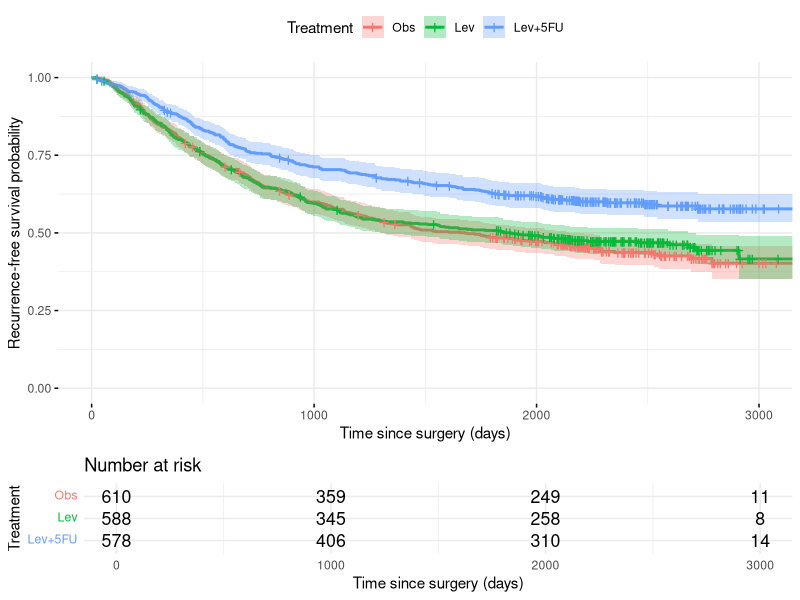
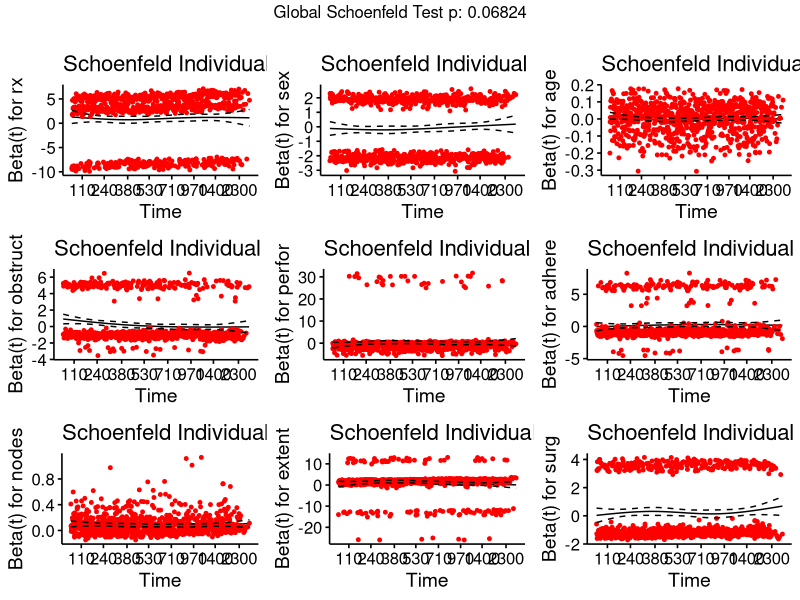
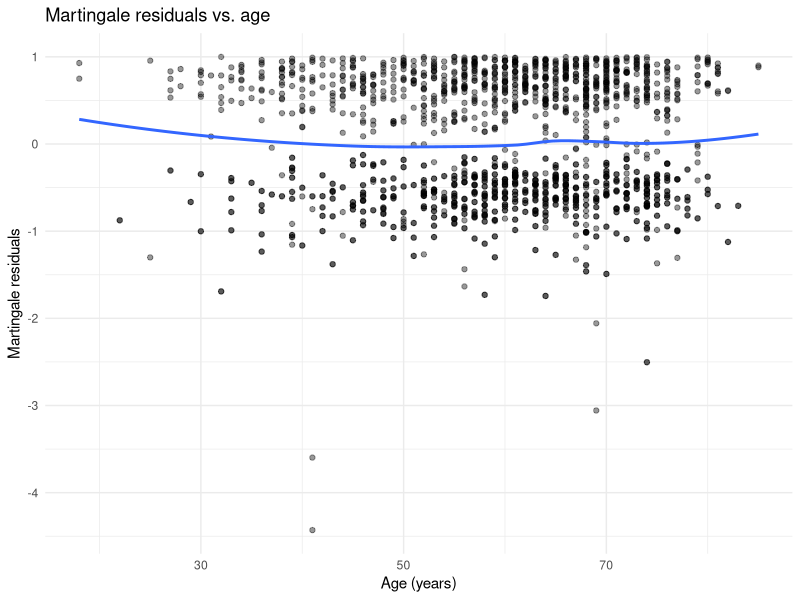
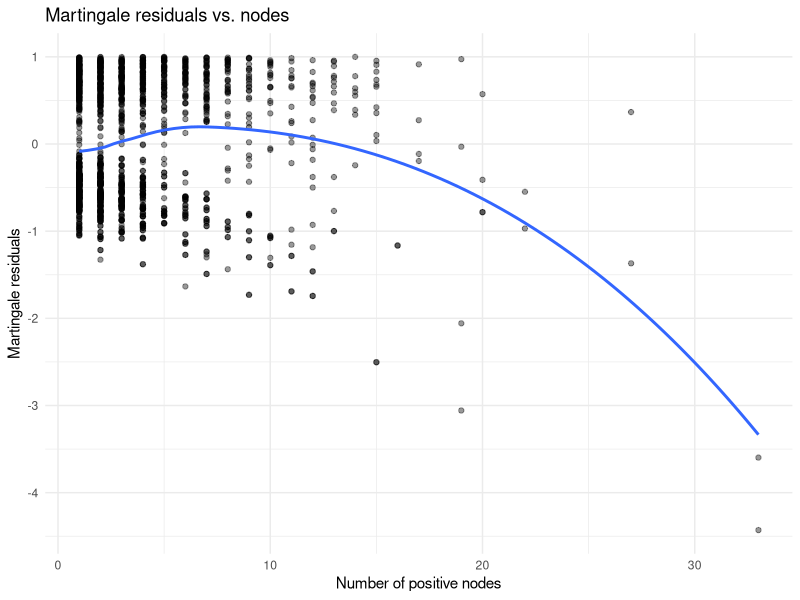
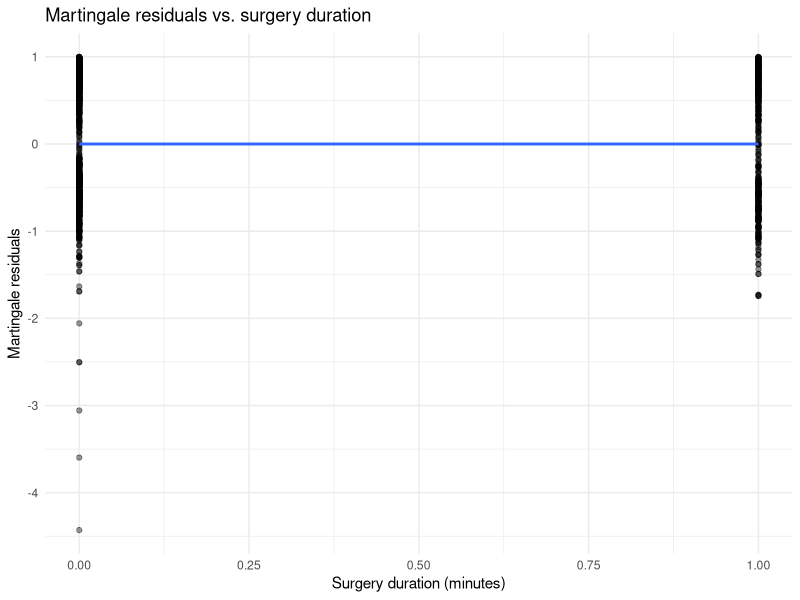
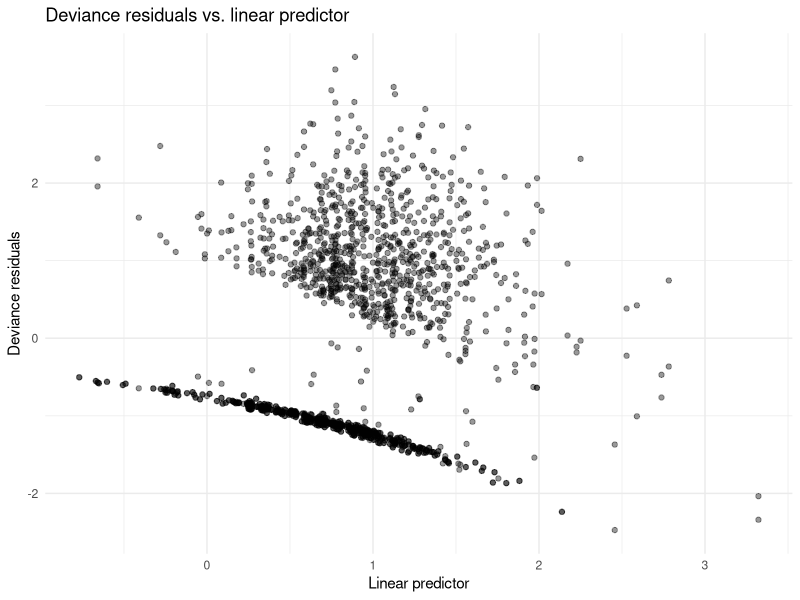
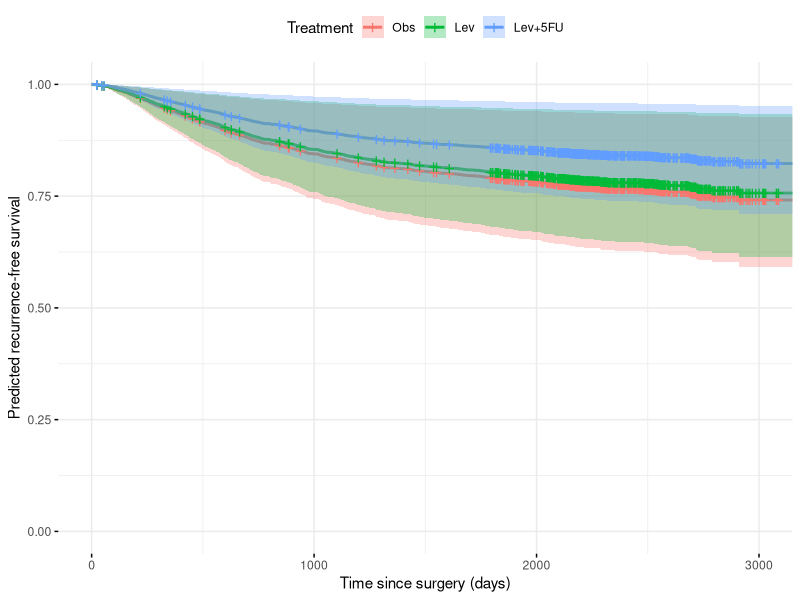
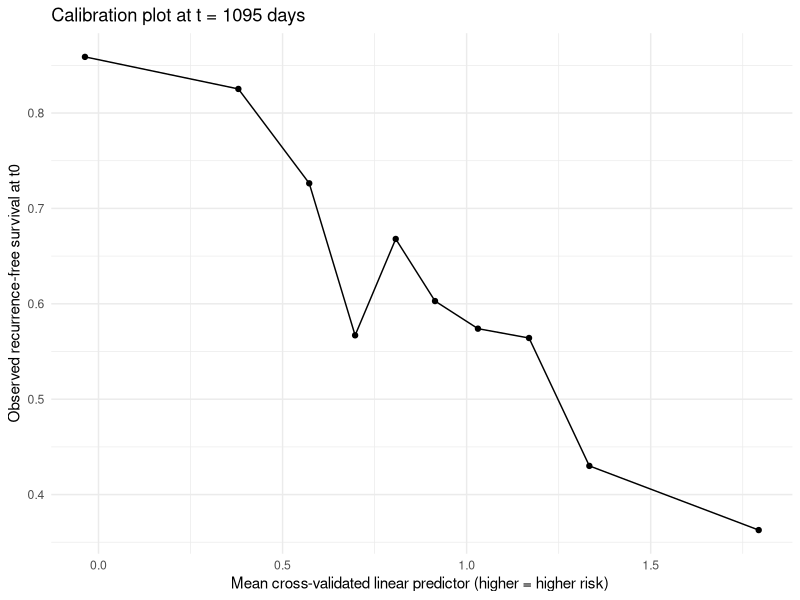

R code for these plots, in order:
library(survival)   
library(survminer)  
library(dplyr)      
library(ggplot2)    
library(Hmisc)      
library(tidyr)      
library(knitr)      
library(broom)      
library(tibble)


#--- Load and Clean Data -----------------------------------------------------
set.seed(713)       # reproducibility

colon <- survival::colon

# Replace nodes = 0 with 1
colon <- colon %>%
  mutate(
    nodes = ifelse(nodes == 0, 1, nodes)
  )


# Define survival object for recurrence-free survival
surv_obj <- Surv(time = colon$time, event = colon$status)


# Recode treatment (rx) and sex to factors
colon <- colon %>%
  mutate(
    rx = factor(rx,
                levels = c("Obs", "Lev", "Lev+5FU")),
    sex = factor(sex,
                 levels = c(0, 1),
                 labels = c("Female", "Male")),
    obstruct = factor(obstruct,
                      levels = c(0, 1),
                      labels = c("No obstruction", "Obstruction")),
    perfor = factor(perfor,
                    levels = c(0, 1),
                    labels = c("No perforation", "Perforation")),
    adhere = factor(adhere,
                    levels = c(0, 1),
                    labels = c("Adherent", "Not adherent")),
    extent = factor(extent)
  )

colon <- colon |> drop_na()

#--- Descriptive Statistics ----------------------------------------------------

# Baseline characteristics by treatment group (on full colon, not colon_model)
baseline_table <- colon %>%
  group_by(rx) %>%
  summarise(
    n = n(),
    age_mean = mean(age, na.rm = TRUE),
    age_sd   = sd(age, na.rm = TRUE),
    nodes_median = median(nodes, na.rm = TRUE),
    nodes_IQR    = IQR(nodes, na.rm = TRUE),
    male_pct     = mean(sex == "Male", na.rm = TRUE) * 100,
    obstruct_pct = mean(obstruct == "Obstruction", na.rm = TRUE) * 100,
    perfor_pct   = mean(perfor == "Perforation", na.rm = TRUE) * 100,
    nonadherent_pct = mean(adhere == "Not adherent", na.rm = TRUE) * 100,
    .groups = "drop"
  )

print(baseline_table)


#--- Kaplan–Meier Curves by Treatment ------------------------------------------

fit_km_rx <- survfit(Surv(time, status) ~ rx, data = colon)

km_plot_rx <- ggsurvplot(
  fit_km_rx,
  data       = colon,
  risk.table = TRUE,
  conf.int   = TRUE,
  pval       = FALSE,  # turned off to avoid "only 1 group" survdiff errors
  legend.title = "Treatment",
  legend.labs  = levels(colon$rx),
  xlab       = "Time since surgery (days)",
  ylab       = "Recurrence-free survival probability",
  ggtheme    = theme_minimal()
)

print(km_plot_rx)


#--- Cox Prediction Model -------------------------------------------------

cox <- coxph(
  Surv(time, status) ~ rx + sex + age +
    obstruct + perfor + adhere + nodes + extent + surg,
  data = colon
)

summary(cox)

cox_tidy <- tidy(cox, exponentiate = TRUE, conf.int = TRUE)
kable(cox_tidy, digits = 3,
      caption = "Cox prediction model: hazard ratios (for reference)")


#--- Model Diagnostics ---------------------------------------------------------

## 1) Proportional Hazards Assumption

zph_full <- cox.zph(cox)
print(zph_full)

# Schoenfeld residual plots
ggcoxzph(zph_full)


## 2) Martingale residuals

martingale_resid <- residuals(cox, type = "martingale")

# Create diagnostic dataframe by filtering colon to match the Cox model rows
diagnostic_df <- colon %>%
  drop_na(time, status, rx, sex, age, obstruct, perfor, adhere, nodes, extent, surg) %>%
  mutate(martingale = martingale_resid)

# Age vs martingale
ggplot(diagnostic_df, aes(x = age, y = martingale)) +
  geom_point(alpha = 0.4) +
  geom_smooth(method = "loess", se = FALSE) +
  theme_minimal() +
  labs(
    title = "Martingale residuals vs. age",
    x     = "Age (years)",
    y     = "Martingale residuals"
  )

# Nodes vs martingale
ggplot(diagnostic_df, aes(x = nodes, y = martingale)) +
  geom_point(alpha = 0.4) +
  geom_smooth(method = "loess", se = FALSE) +
  theme_minimal() +
  labs(
    title = "Martingale residuals vs. nodes",
    x     = "Number of positive nodes",
    y     = "Martingale residuals"
  )

# Surgery duration vs martingale
ggplot(diagnostic_df, aes(x = surg, y = martingale)) +
  geom_point(alpha = 0.4) +
  geom_smooth(method = "loess", se = FALSE) +
  theme_minimal() +
  labs(
    title = "Martingale residuals vs. surgery duration",
    x     = "Surgery duration (minutes)",
    y     = "Martingale residuals"
  )


## 3) Influential observations

deviance_resid <- residuals(cox, type = "deviance")
lp <- predict(cox, type = "lp")

diagnostic_df <- diagnostic_df %>%
  mutate(
    deviance = deviance_resid,
    lp       = lp
  )

ggplot(diagnostic_df, aes(x = lp, y = deviance)) +
  geom_point(alpha = 0.4) +
  theme_minimal() +
  labs(
    title = "Deviance residuals vs. linear predictor",
    x     = "Linear predictor",
    y     = "Deviance residuals"
  )


#--- Predicted Survival Curves by Treatment ------------------------------------

# Build typical patient using means from the complete case data
newdata_template <- diagnostic_df %>%
  summarise(
    age      = mean(age, na.rm = TRUE),
    nodes    = median(nodes, na.rm = TRUE),
    surg     = mean(surg, na.rm = TRUE)
  ) %>%
  mutate(
    sex      = levels(diagnostic_df$sex)[1],
    obstruct = levels(diagnostic_df$obstruct)[1],
    perfor   = levels(diagnostic_df$perfor)[1],
    adhere   = levels(diagnostic_df$adhere)[1],
    extent   = levels(diagnostic_df$extent)[1]
  )

# Create one row for each treatment level
newdata_pred <- newdata_template %>%
  slice(rep(1, 3)) %>%
  mutate(rx = levels(colon$rx))

# Check for NAs before fitting
print("Checking newdata_pred:")
print(newdata_pred)
print(sapply(newdata_pred, class))

fit_pred <- survfit(cox, newdata = newdata_pred)

pred_plot_rx <- ggsurvplot(
  fit_pred,
  data         = newdata_pred,
  legend.title = "Treatment",
  legend.labs  = levels(colon$rx),
  xlab         = "Time since surgery (days)",
  ylab         = "Predicted recurrence-free survival",
  ggtheme      = theme_minimal()
)

print(pred_plot_rx)


#--- Internal Validation -------------------------------------------------------

# Create colon_model as the complete case dataset
colon_model <- colon %>%
  drop_na(time, status, rx, sex, age, obstruct, perfor, adhere, nodes, extent, surg)

K <- 10
n <- nrow(colon_model)

set.seed(713)
fold_id <- sample(rep(1:K, length.out = n))
colon_model$fold_id <- fold_id

# store cross-validated linear predictor
lp_cv <- rep(NA_real_, n)

for (k in 1:K) {
  train_data <- colon_model %>% filter(fold_id != k)
  test_data  <- colon_model %>% filter(fold_id == k)
  
  cox_k <- coxph(
    Surv(time, status) ~ rx + sex + age +
      obstruct + perfor + adhere + nodes + extent + surg,
    data = train_data
  )
  
  lp_k <- predict(cox_k, newdata = test_data, type = "lp")
  lp_cv[colon_model$fold_id == k] <- lp_k
}

colon_model$lp_cv <- lp_cv

## C-index (discrimination, out-of-sample)
cindex_cv <- rcorr.cens(
  x = -colon_model$lp_cv,  
  S = Surv(colon_model$time, colon_model$status)
)

cindex_est <- as.numeric(cindex_cv["C Index"])

perf_table <- tibble(
  metric   = "C-index (10-fold CV)",
  estimate = cindex_est
)

kable(
  perf_table,
  digits = 3,
  caption = "Out-of-sample discrimination: C-index from 10-fold cross-validation"
)


## Calibration slope
cox_calib <- coxph(
  Surv(time, status) ~ lp_cv,
  data = colon_model
)

calib_tidy <- tidy(cox_calib, conf.int = TRUE, conf.level = 0.95) %>%
  filter(term == "lp_cv") %>%
  select(estimate, conf.low, conf.high, p.value)

kable(
  calib_tidy,
  digits = 3,
  caption = "Calibration slope for cross-validated risk score"
)


#--- Calibration Plot ----------------------------------------------------------

t0 <- 1095  # ~3 years

colon_model <- colon_model %>%
  mutate(lp_decile = ntile(lp_cv, 10))

get_km_at_t0 <- function(data, t0) {
  fit <- survfit(Surv(time, status) ~ 1, data = data)
  s <- summary(fit, times = t0)$surv
  if (length(s) == 0) return(NA_real_)
  s
}

calib_df <- colon_model %>%
  group_by(lp_decile) %>%
  summarise(
    mean_lp = mean(lp_cv, na.rm = TRUE),
    surv_t0 = get_km_at_t0(cur_data_all(), t0),
    .groups = "drop"
  ) %>%
  arrange(lp_decile)

ggplot(calib_df, aes(x = mean_lp, y = surv_t0)) +
  geom_point() +
  geom_line() +
  theme_minimal() +
  labs(
    title = paste0("Calibration plot at t = ", t0, " days"),
    x     = "Mean cross-validated linear predictor (higher = higher risk) ",
    y     = "Observed recurrence-free survival at t0"
  )
